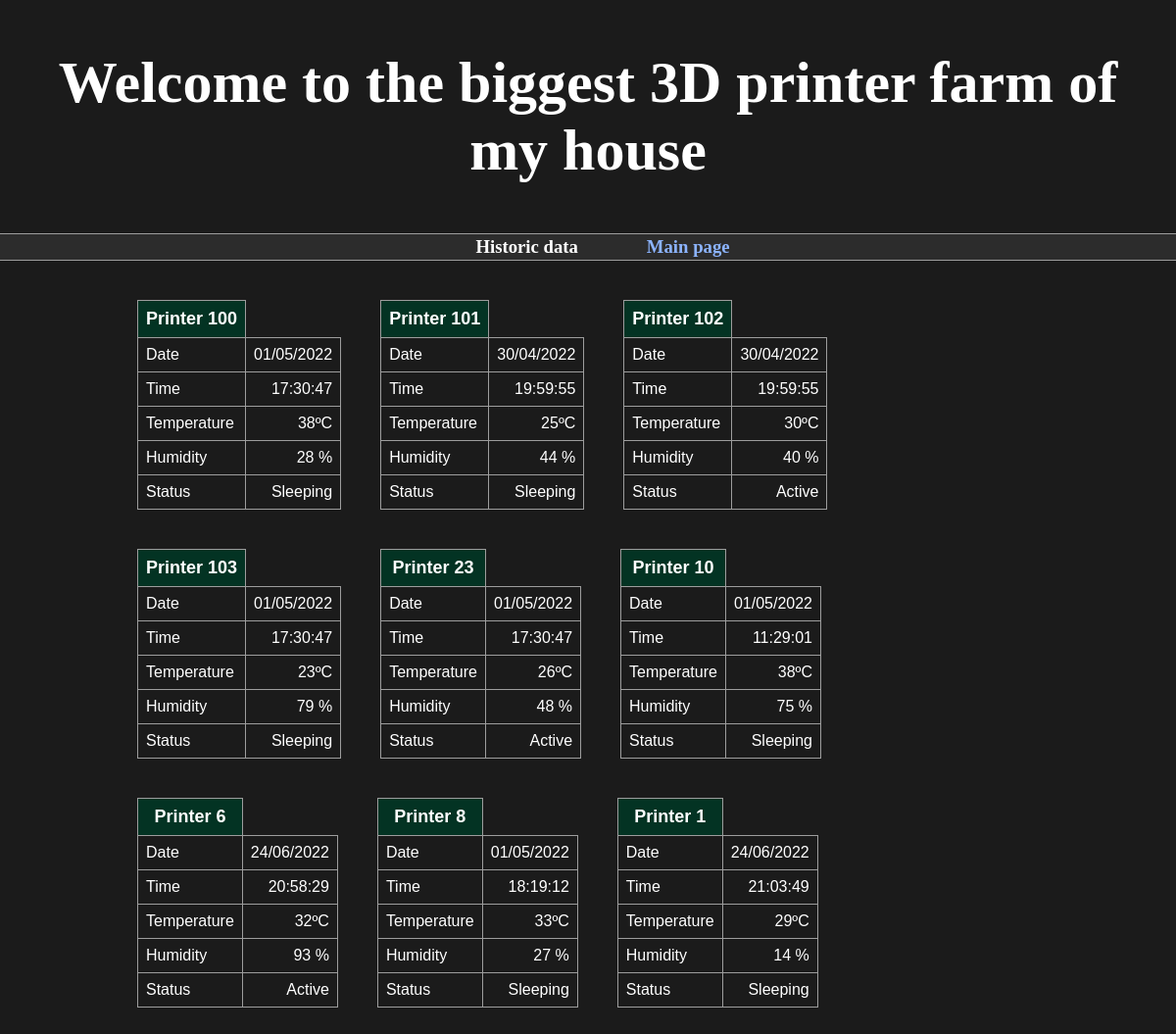
The app's page /home.html with its own data.
### printer_log.py (models this page shows, shortened)
class Printer_log(Base):
        __tablename__ = 'PRINTERS_LOG'
        id = Column(Integer, primary_key=True)
        printer_id = Column(Integer)
        date = Column(String())
        time = Column(String())
        temperature = Column(Integer)
        humidity = Column(Integer)
        status = Column(String)

### main.py (the view)
@app.get(path="/home.html", response_class=HTMLResponse)
async def home_page(request: Request):
    printer_log_table = []
    unique_printer_id_list = session.query(Printer_log.printer_id).distinct().all()  # Return a list with every unique printer id [(101), (102), (103), etc..]
    for unique_id in unique_printer_id_list:
        printer_log = session.query(Printer_log).filter_by(printer_id=unique_id[0]).order_by(Printer_log.id.desc()).first()
        printer_log_table.append(printer_log.create_dict())
    return templates.TemplateResponse("home.html", {"request": request, "printer_log_table": printer_log_table})

### templates/home.html (shortened to what this page needs)
<html>
    <head>
        <link href="{{ url_for('static', path='/styles.css') }}" rel="stylesheet">
    </head>
    <body>
        <header>
            <h1>Welcome to the biggest 3D printer farm of my house</h1>
        </header>
        <div class="menu">
            <div class="inactive_option_menu">
                <h3><a href="historic_data.html">Historic data</a></h3>
            </div>
            <div class="active_option_menu">
                <h3><a href="home.html"> Main page</a></h3>
            </div>
        </div>
        <div class="printers_container">
            {% for printer_log in printer_log_table%}
            <div class="table_container">
                <table class="printer_log_table">
                    <thead>
                        <tr><th>Printer {{printer_log.printer_id}}</th></tr>
                    </thead>
                    <tr>
                        <td>Date</td>
                        <td class="table_value">{{printer_log.date}}</td>
                    </tr>
                    <tr>
                        <td>Time</td>
                        <td class="table_value">{{printer_log.time}}</td>
                    </tr>
                    <tr>
                        <td>Temperature</td>
                        <td class="table_value">{{printer_log.temperature}}ºC</td>
                    </tr>
                    <tr>
                        <td>Humidity</td>
                        <td class="table_value">{{printer_log.humidity}} %</td>
                    </tr>
                    <tr>
                        <td>Status</td>
                        <td class="table_value">{{printer_log.status}}</td>
                    </tr>
                </table>
            </div>
            {% endfor%}
        </div>
    </body>
</html>

### static/styles.css (style rules this page uses)
body { background: #1b1b1b; margin: 0%; }
header { text-align: center; color: white; font-size: 30px; border-bottom: #858585; padding: 0%; }
h1 { display: flex; justify-content: center; align-items: center; padding: 50px; margin: 0; }
h3 { margin: auto; }
thead { font-size: large; }
a { color: white; text-decoration: none; }
.menu { border-style: solid none; border-width: 1px; border-color: rgb(157, 157, 157); background-color: rgb(44, 44, 44); display: flex; flex-wrap: wrap; justify-content: center; }
.active_option_menu { padding: 2px 20px; }
.active_option_menu a { color: #8cb4ff; }
.inactive_option_menu { padding: 2px 50px; background-color: rgb(44, 44, 44); color: black; }
.printers_container { width: 80%; display: flex; justify-content: flex-start; flex-wrap: wrap; margin: 0 auto; padding: 20px; }
.table_container { padding: 20px; }
.printer_log_table { font-family: Arial, Helvetica, sans-serif; border-collapse: collapse; width: 100%; color: white; }
.printer_log_table td { border: 1px solid rgb(157, 157, 157); padding: 8px; }
.printer_log_table th { border: 1px solid rgb(157, 157, 157); background-color: rgb(3, 51, 35); padding: 8px; }
.table_value { text-align: right; }

### records on screen
Printer_log: printer_id "100", date "01/05/2022", time "17:30:47", temperature "38", humidity "28", status "Sleeping"
Printer_log: printer_id "101", date "30/04/2022", time "19:59:55", temperature "25", humidity "44", status "Sleeping"
Printer_log: printer_id "102", date "30/04/2022", time "19:59:55", temperature "30", humidity "40", status "Active"
Printer_log: printer_id "103", date "01/05/2022", time "17:30:47", temperature "23", humidity "79", status "Sleeping"
Printer_log: printer_id "23", date "01/05/2022", time "17:30:47", temperature "26", humidity "48", status "Active"
Printer_log: printer_id "10", date "01/05/2022", time "11:29:01", temperature "38", humidity "75", status "Sleeping"
Printer_log: printer_id "6", date "24/06/2022", time "20:58:29", temperature "32", humidity "93", status "Active"
Printer_log: printer_id "8", date "01/05/2022", time "18:19:12", temperature "33", humidity "27", status "Sleeping"
Printer_log: printer_id "1", date "24/06/2022", time "21:03:49", temperature "29", humidity "14", status "Sleeping"
